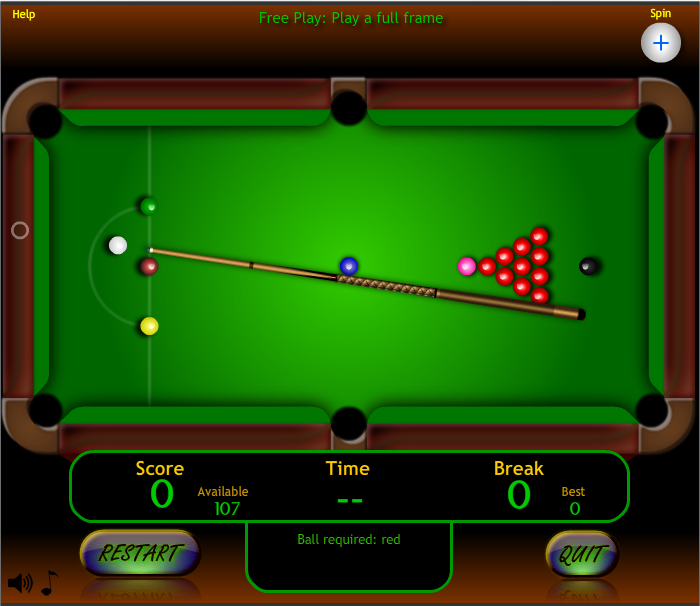
//> input picture _assets/snooker.png, 700 x 606 px
$ ./findContours_demo ../_assets/snooker.png   (built with g++ and OpenCV 4)
//> lines starting //> are read from the running program, lines starting //| are printed output that depends on the picture; after the words box and inside, x2 and y2 are one past the last pixel; in counts of white or black regions, pixels touching at a corner belong together
/**
 * @function findContours_Demo.cpp
 * @brief Demo code to find contours in an image
 * @author OpenCV team
 */

#include "opencv2/highgui/highgui.hpp"
#include "opencv2/imgproc/imgproc.hpp"
#include <iostream>
#include <stdio.h>
#include <stdlib.h>

using namespace cv;
using namespace std;

Mat src; Mat src_gray;
int thresh = 100;
int max_thresh = 255;
RNG rng(12345);

/// Function header
void thresh_callback(int, void* );

/**
 * @function main
 */
int main( int, char** argv )
{
  /// Load source image and convert it to gray
  src = imread( argv[1], 1 );
//> src is the input picture: 606 rows x 700 cols, CV_8UC3; mean B, G, R 6.9, 72.5, 34.2

  /// Convert image to gray and blur it
  cvtColor( src, src_gray, COLOR_BGR2GRAY );
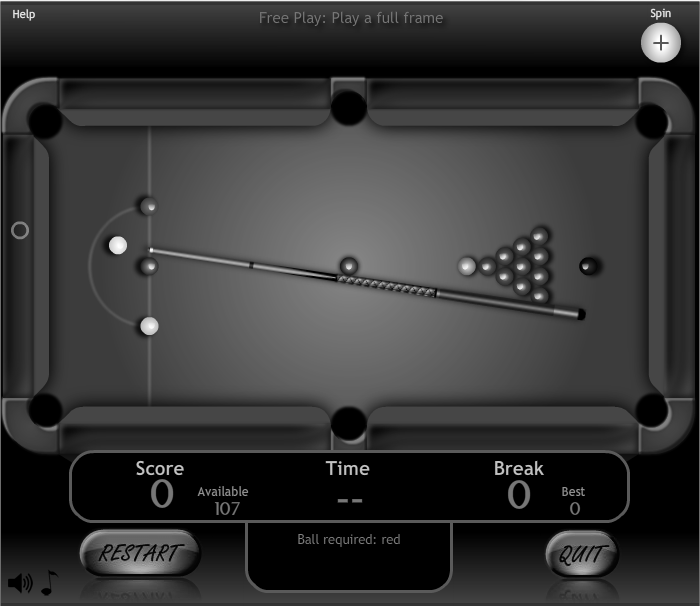
//> src_gray: 606 rows x 700 cols, CV_8UC1; min 0, max 255, mean 53.6
  blur( src_gray, src_gray, Size(3,3) );

  /// Create Window
  const char* source_window = "Source";
  namedWindow( source_window, WINDOW_AUTOSIZE );
  imshow( source_window, src );

  createTrackbar( " Canny thresh:", "Source", &thresh, max_thresh, thresh_callback );
  thresh_callback( 0, 0 );

  waitKey(0);
  return(0);
}

/**
 * @function thresh_callback
 */
void thresh_callback(int, void* )
{
  Mat canny_output;
  vector<vector<Point> > contours;
  vector<Vec4i> hierarchy;

  /// Detect edges using canny
  Canny( src_gray, canny_output, thresh, thresh*2, 3 );
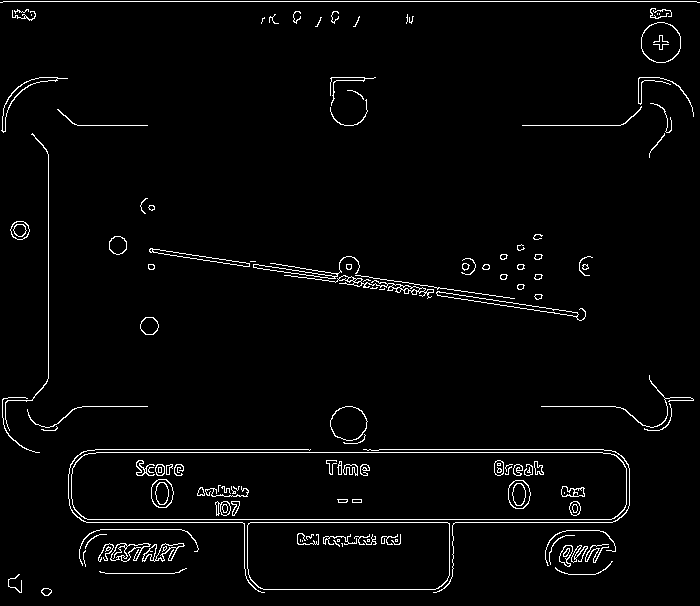
//> canny_output: 606 rows x 700 cols, CV_8UC1; 2.8% white in thin lines or dots

  /// Find contours
  findContours( canny_output, contours, hierarchy, RETR_TREE, CHAIN_APPROX_SIMPLE, Point(0, 0) );
//> contours = 228 contours, 105 with area under 20; largest, box (x1, y1, x2, y2) and area: (71, 452, 627, 520) 36767, (71, 452, 627, 520) 36726, (247, 522, 450, 590) 13358, (247, 522, 450, 590) 13338, (641, 22, 681, 63) 1266

  /// Draw contours
  Mat drawing = Mat::zeros( canny_output.size(), CV_8UC3 );
  for( size_t i = 0; i< contours.size(); i++ )
     {
       // Scalar color = Scalar( rng.uniform(0, 255), rng.uniform(0,255), rng.uniform(0,255) );
       Scalar color = Scalar(255,0,0);

       drawContours( drawing, contours, (int)i, color, 2, 8, hierarchy, 0, Point() );
     }
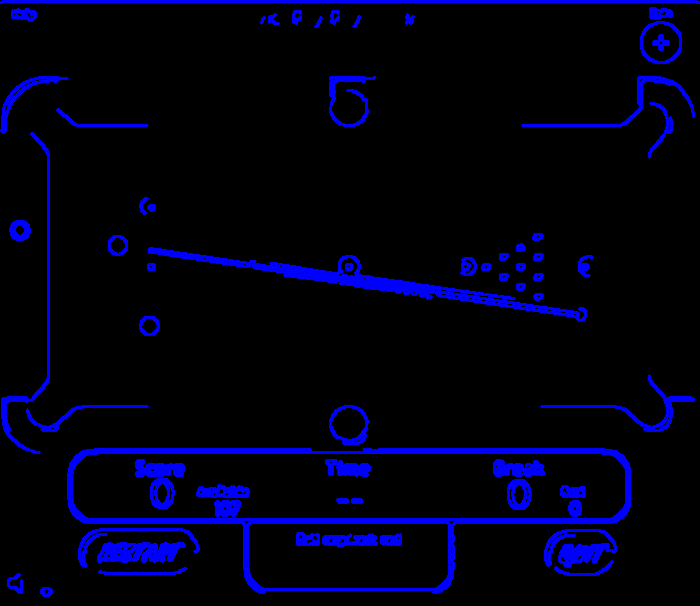
//> drawing: 606 rows x 700 cols, CV_8UC3; mean B, G, R 21.1, 0, 0

  /// Show in a window
  namedWindow( "Contours", WINDOW_AUTOSIZE );
  imshow( "Contours", drawing );

  for(size_t i=0; i<hierarchy.size(); ++i){
      cout<<hierarchy[i]<<endl;
  }
//> this loop made 228 passes
//| [2, -1, 1, -1]
//| [-1, -1, -1, 0]
//| [3, 0, -1, -1]
//| [4, 2, -1, -1]
//| [5, 3, -1, -1]
//| [6, 4, -1, -1]
//| [8, 5, 7, -1]
//| [-1, -1, -1, 6]
//> (output is shown up to pass 8 of 228)
}
